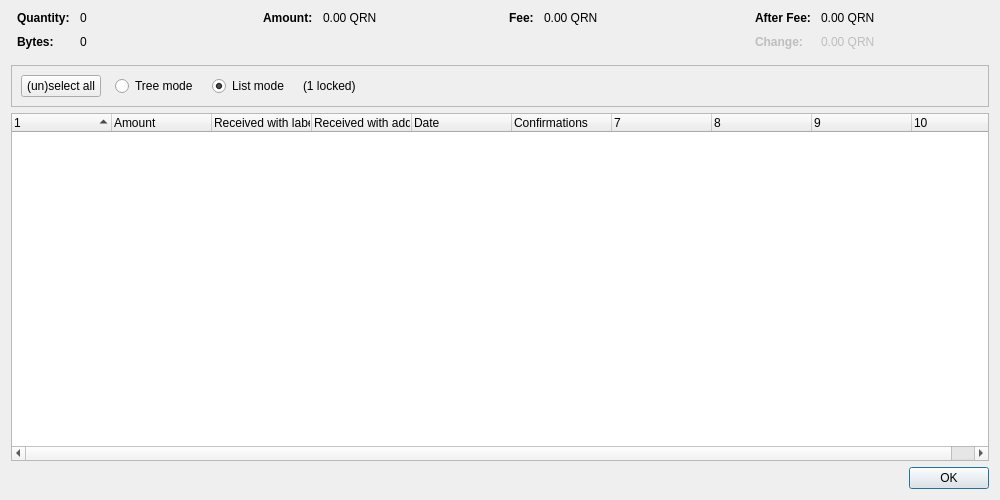
<?xml version="1.0" encoding="UTF-8"?>
<ui version="4.0">
 <class>CoinControlDialog</class>
 <widget class="QDialog" name="CoinControlDialog">
  <property name="geometry">
   <rect>
    <x>0</x>
    <y>0</y>
    <width>1000</width>
    <height>500</height>
   </rect>
  </property>
  <property name="windowTitle">
   <string>Coin Selection</string>
  </property>
  <layout class="QVBoxLayout" name="verticalLayout">
   <item>
    <layout class="QHBoxLayout" name="horizontalLayoutTop" stretch="0,0,0,0">
     <property name="topMargin">
      <number>0</number>
     </property>
     <property name="bottomMargin">
      <number>10</number>
     </property>
     <item>
      <layout class="QFormLayout" name="formLayoutCoinControl1">
       <property name="labelAlignment">
        <set>Qt::AlignLeading|Qt::AlignLeft|Qt::AlignVCenter</set>
       </property>
       <property name="horizontalSpacing">
        <number>10</number>
       </property>
       <property name="verticalSpacing">
        <number>10</number>
       </property>
       <property name="leftMargin">
        <number>6</number>
       </property>
       <property name="rightMargin">
        <number>6</number>
       </property>
       <item row="0" column="0">
        <widget class="QLabel" name="labelCoinControlQuantityText">
         <property name="font">
          <font>
           <weight>75</weight>
           <bold>true</bold>
          </font>
         </property>
         <property name="text">
          <string>Quantity:</string>
         </property>
        </widget>
       </item>
       <item row="0" column="1">
        <widget class="QLabel" name="labelCoinControlQuantity">
         <property name="cursor">
          <cursorShape>IBeamCursor</cursorShape>
         </property>
         <property name="contextMenuPolicy">
          <enum>Qt::ActionsContextMenu</enum>
         </property>
         <property name="text">
          <string notr="true">0</string>
         </property>
         <property name="textInteractionFlags">
          <set>Qt::LinksAccessibleByMouse|Qt::TextSelectableByKeyboard|Qt::TextSelectableByMouse</set>
         </property>
        </widget>
       </item>
       <item row="1" column="0">
        <widget class="QLabel" name="labelCoinControlBytesText">
         <property name="font">
          <font>
           <weight>75</weight>
           <bold>true</bold>
          </font>
         </property>
         <property name="text">
          <string>Bytes:</string>
         </property>
        </widget>
       </item>
       <item row="1" column="1">
        <widget class="QLabel" name="labelCoinControlBytes">
         <property name="cursor">
          <cursorShape>IBeamCursor</cursorShape>
         </property>
         <property name="contextMenuPolicy">
          <enum>Qt::ActionsContextMenu</enum>
         </property>
         <property name="text">
          <string notr="true">0</string>
         </property>
         <property name="textInteractionFlags">
          <set>Qt::LinksAccessibleByMouse|Qt::TextSelectableByKeyboard|Qt::TextSelectableByMouse</set>
         </property>
        </widget>
       </item>
      </layout>
     </item>
     <item>
      <layout class="QFormLayout" name="formLayoutCoinControl2">
       <property name="horizontalSpacing">
        <number>10</number>
       </property>
       <property name="verticalSpacing">
        <number>10</number>
       </property>
       <property name="leftMargin">
        <number>6</number>
       </property>
       <property name="rightMargin">
        <number>6</number>
       </property>
       <item row="0" column="0">
        <widget class="QLabel" name="labelCoinControlAmountText">
         <property name="font">
          <font>
           <weight>75</weight>
           <bold>true</bold>
          </font>
         </property>
         <property name="text">
          <string>Amount:</string>
         </property>
        </widget>
       </item>
       <item row="0" column="1">
        <widget class="QLabel" name="labelCoinControlAmount">
         <property name="cursor">
          <cursorShape>IBeamCursor</cursorShape>
         </property>
         <property name="contextMenuPolicy">
          <enum>Qt::ActionsContextMenu</enum>
         </property>
         <property name="text">
          <string notr="true">0.00 QRN</string>
         </property>
         <property name="textInteractionFlags">
          <set>Qt::LinksAccessibleByMouse|Qt::TextSelectableByKeyboard|Qt::TextSelectableByMouse</set>
         </property>
        </widget>
       </item>
      </layout>
     </item>
     <item>
      <layout class="QFormLayout" name="formLayoutCoinControl3">
       <property name="horizontalSpacing">
        <number>10</number>
       </property>
       <property name="verticalSpacing">
        <number>10</number>
       </property>
       <property name="leftMargin">
        <number>6</number>
       </property>
       <property name="rightMargin">
        <number>6</number>
       </property>
       <item row="0" column="0">
        <widget class="QLabel" name="labelCoinControlFeeText">
         <property name="font">
          <font>
           <weight>75</weight>
           <bold>true</bold>
          </font>
         </property>
         <property name="text">
          <string>Fee:</string>
         </property>
        </widget>
       </item>
       <item row="0" column="1">
        <widget class="QLabel" name="labelCoinControlFee">
         <property name="cursor">
          <cursorShape>IBeamCursor</cursorShape>
         </property>
         <property name="contextMenuPolicy">
          <enum>Qt::ActionsContextMenu</enum>
         </property>
         <property name="text">
          <string notr="true">0.00 QRN</string>
         </property>
         <property name="textInteractionFlags">
          <set>Qt::LinksAccessibleByMouse|Qt::TextSelectableByKeyboard|Qt::TextSelectableByMouse</set>
         </property>
        </widget>
       </item>
      </layout>
     </item>
     <item>
      <layout class="QFormLayout" name="formLayoutCoinControl4">
       <property name="labelAlignment">
        <set>Qt::AlignLeading|Qt::AlignLeft|Qt::AlignVCenter</set>
       </property>
       <property name="horizontalSpacing">
        <number>10</number>
       </property>
       <property name="verticalSpacing">
        <number>10</number>
       </property>
       <property name="leftMargin">
        <number>6</number>
       </property>
       <property name="rightMargin">
        <number>6</number>
       </property>
       <item row="0" column="0">
        <widget class="QLabel" name="labelCoinControlAfterFeeText">
         <property name="font">
          <font>
           <weight>75</weight>
           <bold>true</bold>
          </font>
         </property>
         <property name="text">
          <string>After Fee:</string>
         </property>
        </widget>
       </item>
       <item row="0" column="1">
        <widget class="QLabel" name="labelCoinControlAfterFee">
         <property name="cursor">
          <cursorShape>IBeamCursor</cursorShape>
         </property>
         <property name="contextMenuPolicy">
          <enum>Qt::ActionsContextMenu</enum>
         </property>
         <property name="text">
          <string notr="true">0.00 QRN</string>
         </property>
         <property name="textInteractionFlags">
          <set>Qt::LinksAccessibleByMouse|Qt::TextSelectableByKeyboard|Qt::TextSelectableByMouse</set>
         </property>
        </widget>
       </item>
       <item row="1" column="0">
        <widget class="QLabel" name="labelCoinControlChangeText">
         <property name="enabled">
          <bool>false</bool>
         </property>
         <property name="font">
          <font>
           <weight>75</weight>
           <bold>true</bold>
          </font>
         </property>
         <property name="text">
          <string>Change:</string>
         </property>
        </widget>
       </item>
       <item row="1" column="1">
        <widget class="QLabel" name="labelCoinControlChange">
         <property name="enabled">
          <bool>false</bool>
         </property>
         <property name="cursor">
          <cursorShape>IBeamCursor</cursorShape>
         </property>
         <property name="contextMenuPolicy">
          <enum>Qt::ActionsContextMenu</enum>
         </property>
         <property name="text">
          <string notr="true">0.00 QRN</string>
         </property>
         <property name="textInteractionFlags">
          <set>Qt::LinksAccessibleByMouse|Qt::TextSelectableByKeyboard|Qt::TextSelectableByMouse</set>
         </property>
        </widget>
       </item>
      </layout>
     </item>
    </layout>
   </item>
   <item>
    <widget class="QFrame" name="frame">
     <property name="minimumSize">
      <size>
       <width>0</width>
       <height>40</height>
      </size>
     </property>
     <property name="frameShape">
      <enum>QFrame::StyledPanel</enum>
     </property>
     <property name="frameShadow">
      <enum>QFrame::Sunken</enum>
     </property>
     <layout class="QHBoxLayout" name="horizontalLayout">
      <item>
       <layout class="QHBoxLayout" name="horizontalLayoutPanel" stretch="0,0,0,0,0">
        <property name="spacing">
         <number>14</number>
        </property>
        <item>
         <widget class="QPushButton" name="pushButtonSelectAll">
          <property name="sizePolicy">
           <sizepolicy hsizetype="Maximum" vsizetype="Fixed">
            <horstretch>0</horstretch>
            <verstretch>0</verstretch>
           </sizepolicy>
          </property>
          <property name="text">
           <string>(un)select all</string>
          </property>
          <property name="autoDefault">
           <bool>false</bool>
          </property>
         </widget>
        </item>
        <item>
         <widget class="QRadioButton" name="radioTreeMode">
          <property name="sizePolicy">
           <sizepolicy hsizetype="Maximum" vsizetype="Fixed">
            <horstretch>0</horstretch>
            <verstretch>0</verstretch>
           </sizepolicy>
          </property>
          <property name="text">
           <string>Tree mode</string>
          </property>
         </widget>
        </item>
        <item>
         <widget class="QRadioButton" name="radioListMode">
          <property name="sizePolicy">
           <sizepolicy hsizetype="Maximum" vsizetype="Fixed">
            <horstretch>0</horstretch>
            <verstretch>0</verstretch>
           </sizepolicy>
          </property>
          <property name="text">
           <string>List mode</string>
          </property>
          <property name="checked">
           <bool>true</bool>
          </property>
         </widget>
        </item>
        <item>
         <widget class="QLabel" name="labelLocked">
          <property name="text">
           <string notr="true">(1 locked)</string>
          </property>
         </widget>
        </item>
        <item>
         <spacer name="horizontalSpacer">
          <property name="orientation">
           <enum>Qt::Horizontal</enum>
          </property>
          <property name="sizeHint" stdset="0">
           <size>
            <width>40</width>
            <height>20</height>
           </size>
          </property>
         </spacer>
        </item>
       </layout>
      </item>
     </layout>
    </widget>
   </item>
   <item>
    <widget class="CoinControlTreeWidget" name="treeWidget">
     <property name="contextMenuPolicy">
      <enum>Qt::CustomContextMenu</enum>
     </property>
     <property name="sortingEnabled">
      <bool>false</bool>
     </property>
     <property name="columnCount">
      <number>10</number>
     </property>
     <attribute name="headerShowSortIndicator" stdset="0">
      <bool>true</bool>
     </attribute>
     <attribute name="headerStretchLastSection">
      <bool>false</bool>
     </attribute>
     <column>
      <property name="text">
       <string/>
      </property>
     </column>
     <column>
      <property name="text">
       <string>Amount</string>
      </property>
     </column>
     <column>
      <property name="text">
       <string>Received with label</string>
      </property>
     </column>
     <column>
      <property name="text">
       <string>Received with address</string>
      </property>
     </column>
     <column>
      <property name="text">
       <string>Date</string>
      </property>
     </column>
     <column>
      <property name="text">
       <string>Confirmations</string>
      </property>
      <property name="toolTip">
       <string>Confirmed</string>
      </property>
     </column>
     <column>
      <property name="text">
       <string/>
      </property>
     </column>
     <column>
      <property name="text">
       <string/>
      </property>
     </column>
     <column>
      <property name="text">
       <string/>
      </property>
     </column>
     <column>
      <property name="text">
       <string/>
      </property>
     </column>
    </widget>
   </item>
   <item>
    <widget class="QDialogButtonBox" name="buttonBox">
     <property name="orientation">
      <enum>Qt::Horizontal</enum>
     </property>
     <property name="standardButtons">
      <set>QDialogButtonBox::Ok</set>
     </property>
    </widget>
   </item>
  </layout>
 </widget>
 <customwidgets>
  <customwidget>
   <class>CoinControlTreeWidget</class>
   <extends>QTreeWidget</extends>
   <header>qt/coincontroltreewidget.h</header>
  </customwidget>
 </customwidgets>
 <resources/>
 <connections/>
</ui>
